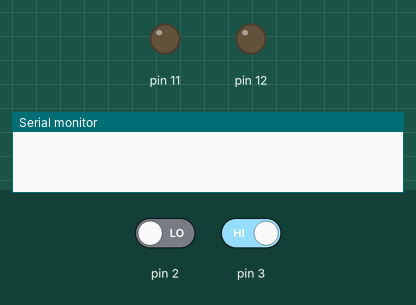
Simulated run of this sketch. Board: Arduino Uno, built with avr-gcc and run on an emulated ATmega328P. Shown: output pins drawn as LEDs (lit = HIGH), the last lines printed to the serial monitor. Inputs (shaded band) come from the test bench; at power-on: pin 3 HIGH, pin 2 LOW.

Above: at 1.2 s.
1.3 s: pin 3 driven LOW
At 2.2 s:
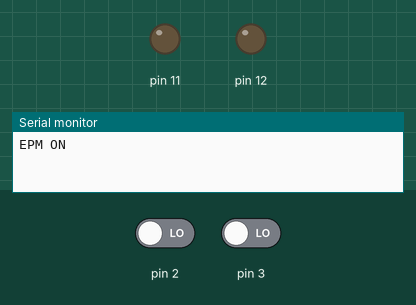
2.8 s: pin 3 driven HIGH
At 3.6 s:
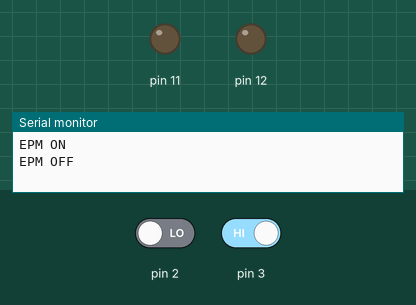
Timing chart, 0 to 5.8 s (numbered marks = the images above; inputs shaded):
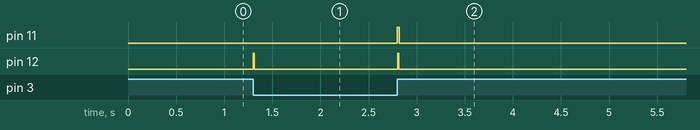

The sketch:

sketch_dec08b.ino
```cpp
int inputchar;
void setup() {
  Serial.begin(9600);
  pinMode(2, INPUT);
  pinMode(3, INPUT);
  pinMode(11, OUTPUT);
  pinMode(12, OUTPUT);
  attachInterrupt(1, epm, CHANGE);
}

void loop() {
}

void epm() {
  int a = digitalRead(2);
  int b = digitalRead(3);

  if (a == 1 && b == 0) {
    inputchar = 0;
  }
  if (a == 0 && b == 1) {
    inputchar = 1;
  }
  if (inputchar == 0) {
    Serial.print("EPM ON\n");
    digitalWrite(12, HIGH);
    delay(2000);
    digitalWrite(12, LOW);
    delay(2000);
  }

  if (inputchar == 1) {
    Serial.print("EPM OFF\n");
    digitalWrite(11, HIGH);
    delay(500);
    digitalWrite(12, HIGH);
    delay(2000);
    digitalWrite(12, LOW);
    delay(500);
    digitalWrite(11, LOW);
    delay(2000);
  }
}
```

Measured:
- after the input at 1.3 s, pin 12: LOW → HIGH at once, → LOW 0.01 s later
- after the input at 2.8 s, pin 11: LOW → HIGH at once, → LOW 0.02 s later; pin 12: LOW → HIGH at once, → LOW 0.01 s later
